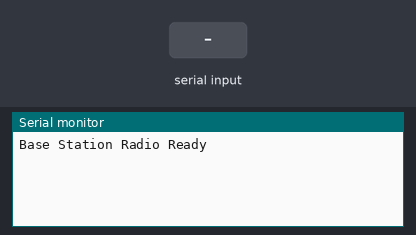
A sketch run on a simulated Arduino Uno, built with avr-gcc and run on an emulated ATmega328P. Shown: the last lines printed to the serial monitor. The test bench sets the inputs (shaded band). No radio packets arrive unless stated.

Above: at 1.2 s.
1.3 s: "MX:\n" received over Serial
At 2.2 s:
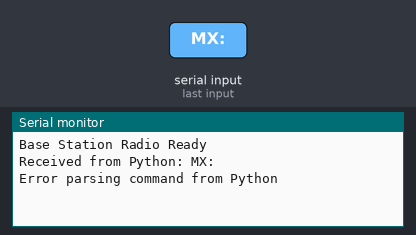
2.8 s: "MY:\n" received over Serial
At 4.0 s:
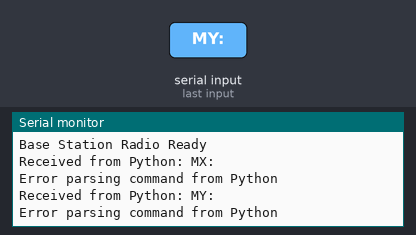
4.3 s: "R:\n" received over Serial
At 5.5 s:
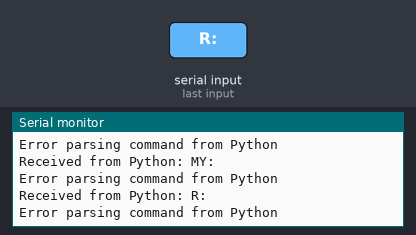
5.8 s: "L:\n" received over Serial
At 6.5 s:
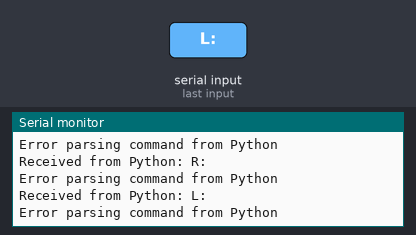
7.3 s: "P:\n" received over Serial
At 7.8 s:
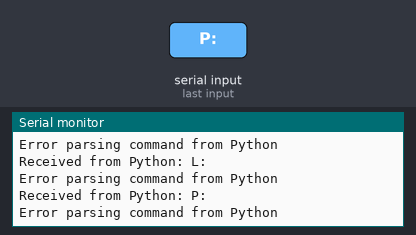
8.8 s: "S:\n" received over Serial
At 10.3 s:
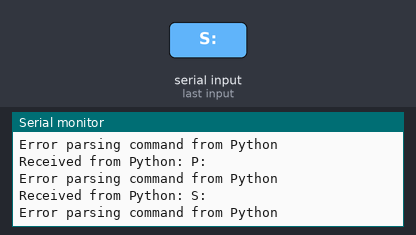

Measured:
- after the input at 1.3 s, the serial monitor: prints a new line at once (image 1)
- after the input at 2.8 s, the serial monitor: prints a new line at once (image 2)
- after the input at 4.3 s, the serial monitor: prints a new line at once (image 3)
- after the input at 5.8 s, the serial monitor: prints a new line at once (image 4)
- after the input at 7.3 s, the serial monitor: prints a new line at once (image 5)
- after the input at 8.8 s, the serial monitor: prints a new line at once (image 6)

The sketch:

robotdirectorBase1.ino
```cpp
#include <SPI.h>
#include <RF24.h> // Example

RF24 radio(10, 9); // CE, CSN - Adjust to your pins
const byte address[6] = "00001"; // Radio pipe address

struct CommandData {
  float x;
  float y;
  float r;
  byte laser;
  byte power;
  float speed;
};

void setup() {
  Serial.begin(115200);
  radio.begin();
  radio.openWritingPipe(address);
  radio.stopListening(); // Transmitter mode
  Serial.println("Base Station Radio Ready");
}

void loop() {
  if (Serial.available() > 0) {
    String command = Serial.readStringUntil('\n');
    command.trim();
    Serial.print("Received from Python: ");
    Serial.println(command);

    // --- Parse the command string ---
    float motion_x = 0.0;
    float motion_y = 0.0;
    float rotation = 0.0;
    int laser_on = 0;
    int laser_power = 0;
    float target_speed = 0.0; // Initialize target speed

    int mx_index = command.indexOf("MX:");
    int my_index = command.indexOf("MY:");
    int r_index = command.indexOf("R:");
    int l_index = command.indexOf("L:");
    int p_index = command.indexOf("P:");
    int s_index = command.indexOf("S:"); // Find the index of 'S:'

    if (mx_index != -1 && my_index != -1 && r_index != -1 && l_index != -1 && p_index != -1 && s_index != -1) {
      motion_x = command.substring(mx_index + 3, my_index).toFloat();
      motion_y = command.substring(my_index + 3, r_index).toFloat();
      rotation = command.substring(r_index + 2, l_index).toFloat();
      laser_on = command.substring(l_index + 2, p_index).toInt();
      laser_power = command.substring(p_index + 2, s_index).toInt(); // Parse before 'S:'
      target_speed = command.substring(s_index + 2).toFloat(); // Parse target speed

      Serial.print("Parsed: X="); Serial.print(motion_x);
      Serial.print(", Y="); Serial.print(motion_y);
      Serial.print(", R="); Serial.print(rotation);
      Serial.print(", L="); Serial.print(laser_on);
      Serial.print(", P="); Serial.print(laser_power);
      Serial.print(", S="); Serial.println(target_speed);

      // --- Package data for radio transmission ---
      CommandData dataToSend;
      dataToSend.x = motion_x;
      dataToSend.y = motion_y;
      dataToSend.r = rotation;
      dataToSend.laser = (byte)laser_on;
      dataToSend.power = (byte)laser_power;
      dataToSend.speed = target_speed; // Assign the parsed speed

      radio.write(&dataToSend, sizeof(dataToSend));
      Serial.println("Data packaged and sent via radio");
    } else {
      Serial.println("Error parsing command from Python");
    }
  }
  delay(10);
}
```
